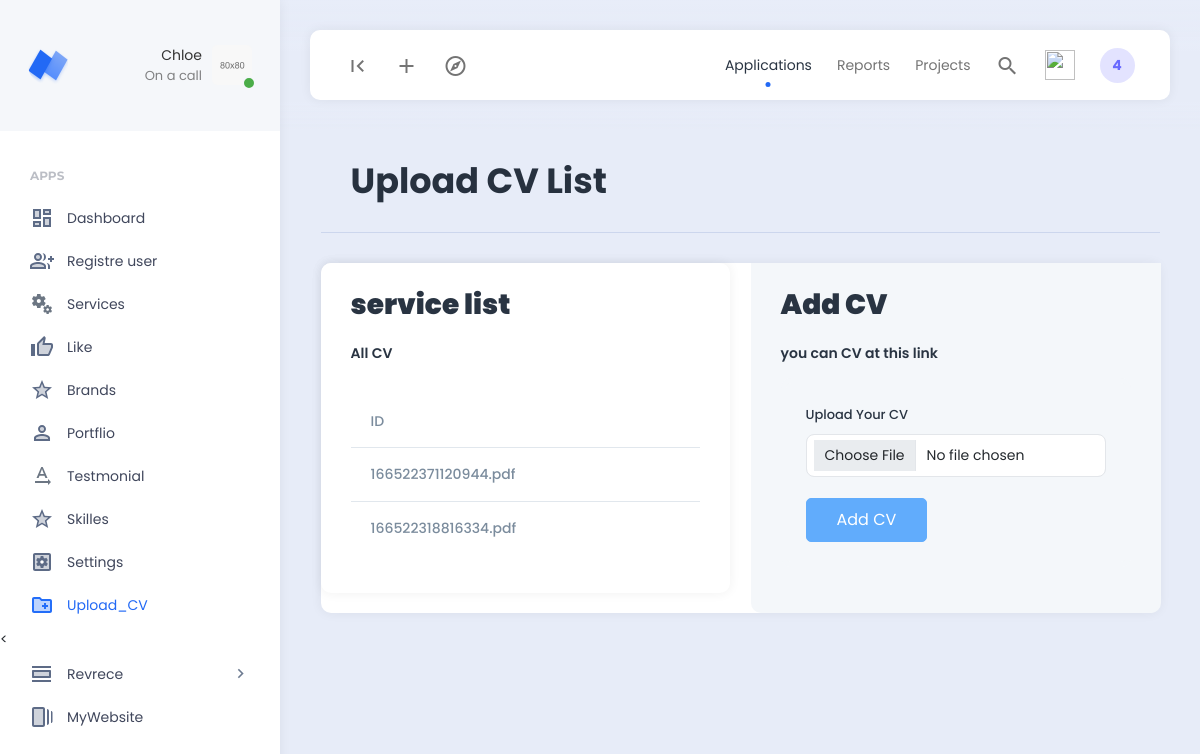
The page /Views/backend/upload_cv.php (signed in) on the database its author committed.
### tables this page shows
CREATE TABLE `upload_pdf` (
  `id` int(11) NOT NULL,
  `cv_pdf` varchar(255) NOT NULL
);

### Views/backend/upload_cv.php (the view, shortened to what this page needs)
<?php
require_once('header.php');
require_once('../../db_controler.php');
?>
<div class="app-content">
    <div class="content-wrapper">
        <div class="container">
            <div class="row">
                <div class="col">
                    <div class="page-description">
                        <h1>Upload CV List</h1>
                    </div>
                </div>
            </div>
            <div class="row">
                <div class="col-xl-12">
                    <div class="card widget widget-stats-large">
                        <div class="row">
                            <div class="col-md-6">
                                <div class="card">
                                    <div class="card-header">
                                        <h3 class="card-title fs-2 fw-bolder">service list</h3>
                                        <p class="text m-t-md fs-6 fw-400">
                                            All CV
                                        </p>
                                    </div>
                                    <div class="card-body overflow-auto">
                                        <table class=" table >
                                            <table class="table table-bordered">
                                                <thead>
                                                    <tr>
                                                        <th scope="col">ID</th>
                                                    </tr>
                                                </thead>
                                                <tbody>
                                                    <?php
                                                    $select_all = "SELECT * FROM upload_pdf ORDER BY id DESC ";
                                                    $query = mysqli_query($con, $select_all);
                                                    ?>
                                                    <?php foreach ($query as $show) : ?>
                                                        <tr>
                                                            <th scope="row"><?= $show['cv_pdf'] ?></th>
                                                        </tr>
                                                    <?php endforeach; ?>
                                                </tbody>
                                            </table>
                                    </div>
                                </div>
                            </div>
                            <div class="col-md-6">
                                <div class="widget-stats-large-info-container">
                                    <div class="card-header ">
                                        <h3 class="card-title fs-2 fw-bolder">Add CV </h3>
                                        <p class="text m-t-md fs-6 fw-400">
                                            you can CV at this link
                                        </p>
                                        <div class="example-container">
                                            <div class="example-content">
                                                <form action="upload_back.php" method="post" enctype="multipart/form-data">
                                                    <label class="form-label">Upload Your CV</label>
                                                    <input type="file" class="form-control" name="img" placeholder="logo ">
                                                    <button type="submit" class="btn btn-info btn-lg mt-4" name="btn">Add CV</button>
                                                </form>
                                            </div>
                                        </div>
                                    </div>
                                </div>
                            </div>
                        </div>
                    </div>
                </div>
            </div>
        </div>
    </div>
</div>
<?php require_once('footer.php'); ?>

### rows shown on the page
upload_pdf: cv_pdf "166522371120944.pdf"
upload_pdf: cv_pdf "166522318816334.pdf"
